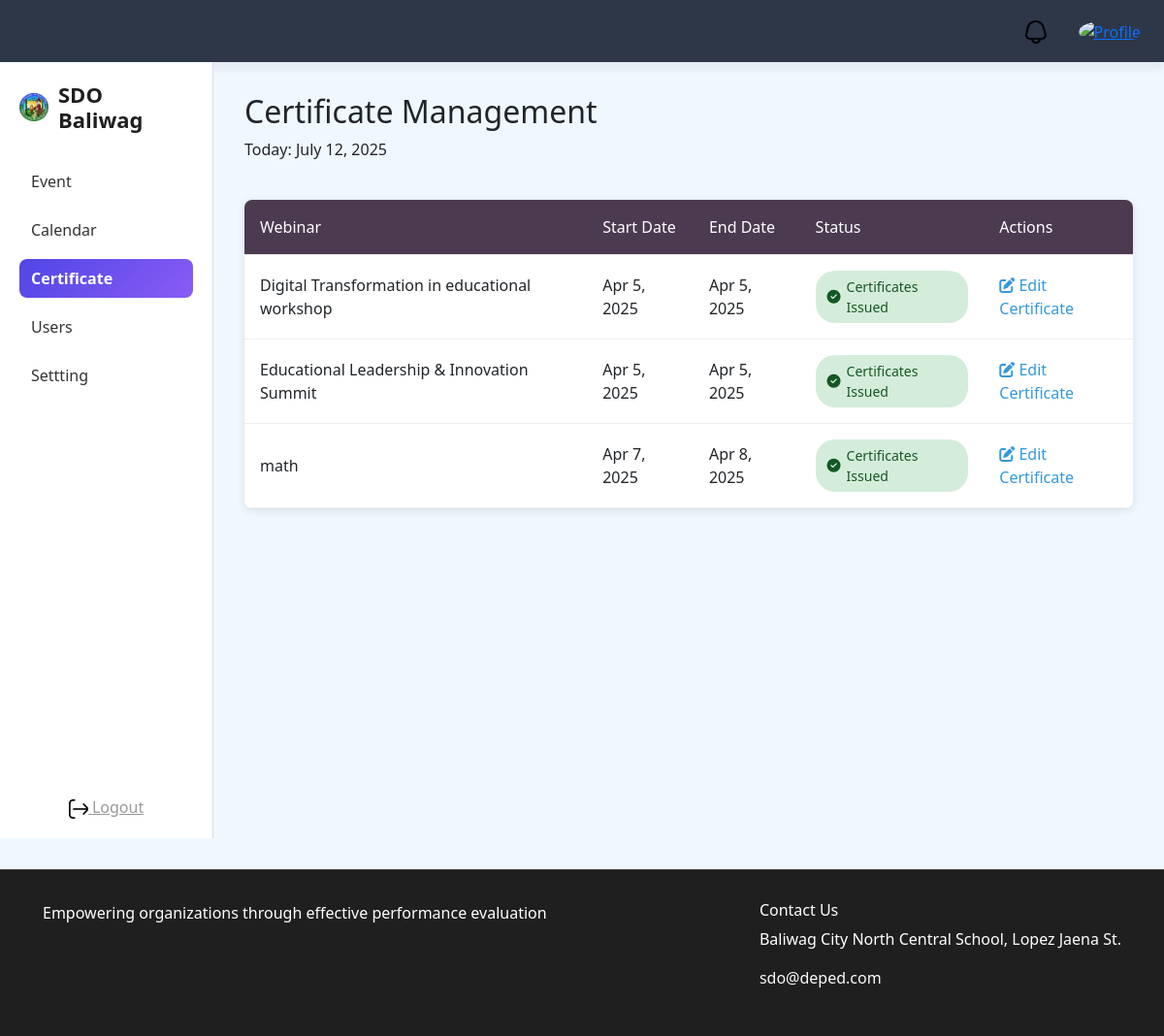
The page /admin_certificate on the database as committed earlier.
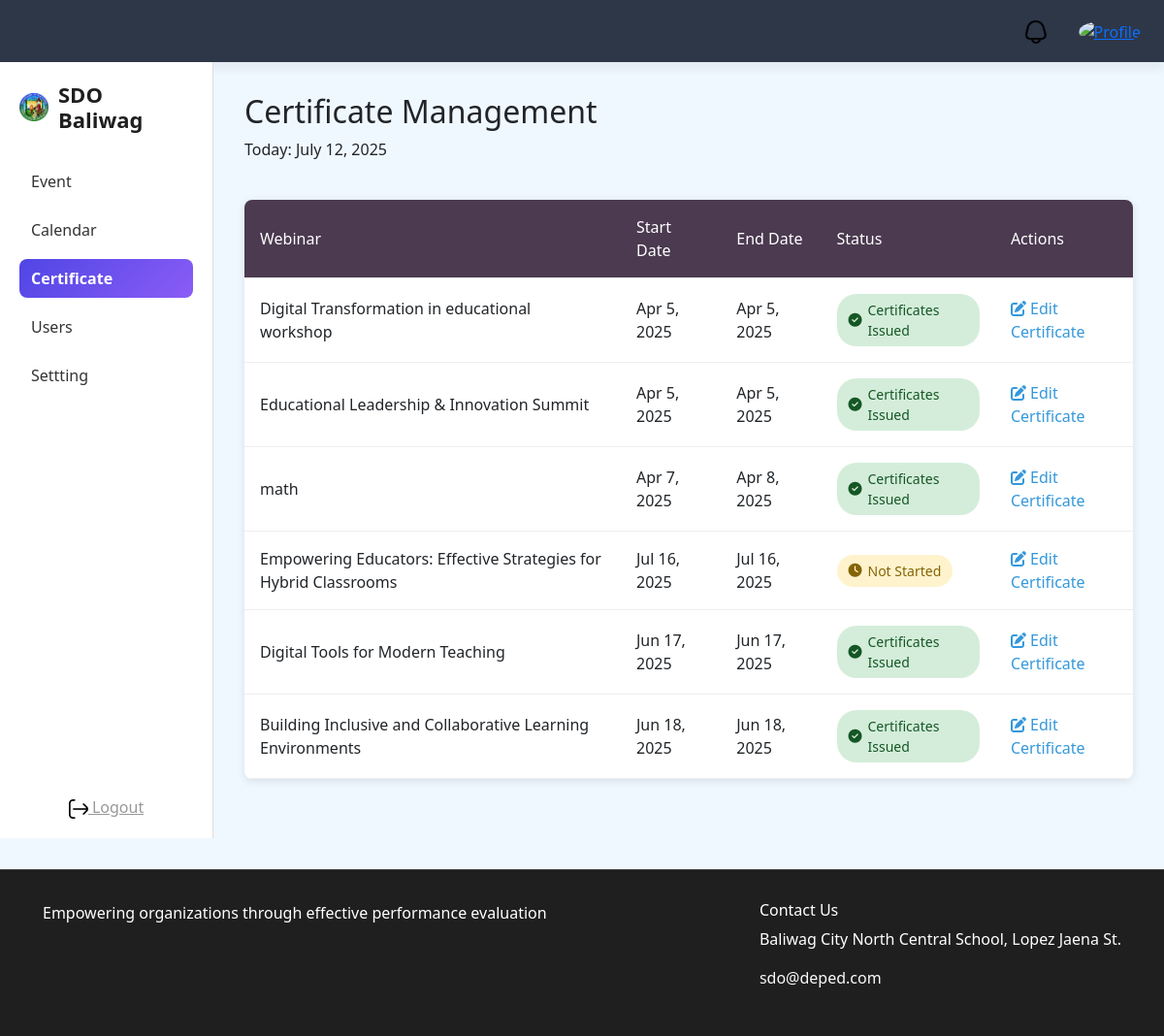
The same page on the database as committed later.
### webinar/models.py (models this page shows, shortened)
class Webinar(models.Model):
    title=models.CharField(max_length=20)
    description=models.CharField(max_length=1000)
    number_of_speaker=models.IntegerField(default=1)
    event_type=models.CharField(max_length=20, null=True ,blank=True)
    start_date=models.DateField(null=True ,blank=True)
    until_date=models.DateField(null=True, blank=True)
    time=models.TimeField(max_length=20)
    banner=models.ImageField(upload_to='banner')
    venue=models.CharField(max_length=40)

### login/views.py (the view)
# urls.py: path("admin_certificate",views.admin_certificate, name="admin_certificate"),
def admin_certificate(request):
    webinars=Webinar.objects.all()
    today=timezone.now().date()
    return render(request, "login/admin_panel/certificate.html",{
        'webinars':webinars,
        'today':today
    })

### login/templates/login/admin_panel/certificate.html (shortened to what the changed rows need)
{% extends "login/layout.html" %}
{% load static %}
{% block css %}
<link rel="stylesheet" href="{% static 'css/admin_panel_css/admin_bar.css' %}">
<link rel="stylesheet" href="{% static 'css/admin_panel_css/certificate.css' %}">
<link rel="stylesheet" href="https://cdnjs.cloudflare.com/ajax/libs/font-awesome/6.5.0/css/all.min.css">
{% endblock %}
{% block body%}
<div class="app-container">
    <aside class="sidebar">
            <div class="logo">
        <h2>SDO Baliwag</h2>
      </div>
    </aside>
    <div class="main-content">
        <div class="header-container">
            <h2>Certificate Management</h2>
        </div>
        <div class="table-container">
            <table>
                <thead>
                    <tr>
                        <th>Webinar</th>
                        <th>Start Date</th>
                        <th>End Date</th>
                        <th>Status</th>
                        <th>Actions</th>
                    </tr>
                </thead>
                <tbody>
                    {% for webinar in webinars %}
                    <tr>
                        <td>{{ webinar.title }}</td>
                        <td>{{ webinar.start_date|date:"M j, Y" }}</td>
                        <td>{{ webinar.until_date|date:"M j, Y" }}</td>
                        <td>
                          {% if webinar.start_date > today %}
                              <span class="status-badge status-upcoming">
                                  <i class="fas fa-clock"></i> Not Started
                              </span>
                          {% elif webinar.until_date < today %}
                              <span class="status-badge status-completed">
                                  <i class="fas fa-check-circle"></i> Certificates Issued
                              </span>
                          {% elif webinar.start_date <= today and webinar.until_date >= today %}
                              <span class="status-badge status-ongoing">
                                  <i class="fas fa-spinner fa-pulse"></i> Ongoing
                              </span>
                          {% endif %}
                        </td>
                        <td>
                            <a href="{% url 'create_certificate' webinar.id %}" class="action-link">
                                <i class="fas fa-edit"></i> Edit Certificate
                            </a>
                        </td>
                    </tr>
                    {% empty %}
                    <tr>
                        <td colspan="5" style="text-align: center; padding: 2rem;">
                            No webinars found
                        </td>
                    </tr>
                    {% endfor %}
                </tbody>
            </table>
        </div>
    </div>
</div>
{% endblock %}

Rows that differ between the two databases and show on the page:
added Webinar: title "Empowering Educators: Effective Strategies for Hybrid Classrooms", start_date "Jul 16, 2025", until_date "Jul 16, 2025", shows "Not Started"
added Webinar: title "Digital Tools for Modern Teaching", start_date "Jun 17, 2025", until_date "Jun 17, 2025", shows "Certificates Issued"
added Webinar: title "Building Inclusive and Collaborative Learning Environments", start_date "Jun 18, 2025", until_date "Jun 18, 2025", shows "Certificates Issued"
